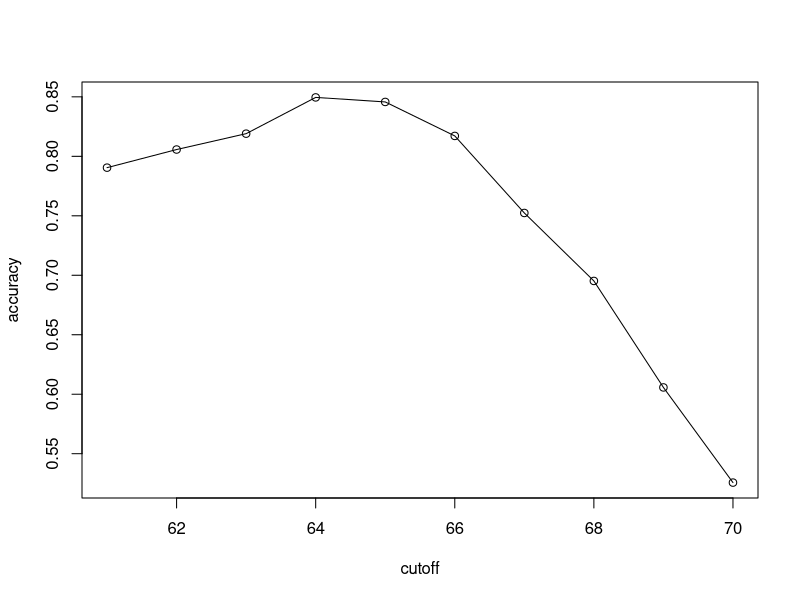

This chart was generated by the following R code:
################################################################################
# Section 2: Machine Learning Basics
# 2.1 Basics of Evaluating Machine Learning Algorithms
################################################################################
library(tidyverse)
library(caret)
library(dslabs)

data(heights)

# Definir predictores y resultados

y <- heights$sex
x <- heights$height

# Create data partition

set.seed(2007)
test_index <- createDataPartition(y, times = 1, p = 0.5, list = FALSE)

# Crear set de entrenamiento y set de test
test_set <- heights[test_index, ]
train_set <- heights[-test_index, ]

################################################################################
y_hat <- sample(c("Male", "Female"), length(test_index), replace = TRUE) %>%
  factor(levels = levels(test_set$sex))

mean(y_hat == test_set$sex) # Overall accuracy - Proportion explained correctly

################################################################################
heights %>%
  group_by(sex) %>%
  summarize(mean(height), sd(height))

################################################################################

y_hat <- ifelse(x > 62, "Male", "Female") %>%
  factor(levels = levels(test_set$sex))

mean(y_hat == test_set$sex)

################################################################################

# Evaluar distintos valores de corte para x (de 61 a 70)
cutoff <- seq(61, 70)

accuracy <- map_dbl(cutoff, function(x) {
  y_hat <- ifelse(train_set$height > x, "Male", "Female") %>%
    factor(levels = levels(test_set$sex))
  mean(y_hat == train_set$sex)
})

plot(cutoff, accuracy)
lines(cutoff, accuracy)


# Max accuracy
max(accuracy)

# Best cutoff
best_cutoff <- cutoff[which.max(accuracy)]
best_cutoff


# Se utiliza este cutoff para ensayar la predicción

y_hat <- ifelse(test_set$height > best_cutoff, "Male", "Female") %>%
  factor(levels = levels(test_set$sex))

y_hat <- factor(y_hat)

mean(y_hat == test_set$sex)
